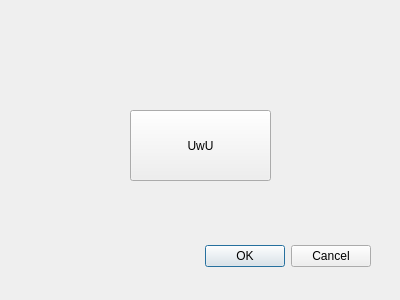
<?xml version="1.0" encoding="UTF-8"?>
<ui version="4.0">
 <class>Dialog</class>
 <widget class="QDialog" name="Dialog">
  <property name="geometry">
   <rect>
    <x>0</x>
    <y>0</y>
    <width>400</width>
    <height>300</height>
   </rect>
  </property>
  <property name="windowTitle">
   <string>Dialog</string>
  </property>
  <widget class="QDialogButtonBox" name="buttonBox">
   <property name="geometry">
    <rect>
     <x>30</x>
     <y>240</y>
     <width>341</width>
     <height>32</height>
    </rect>
   </property>
   <property name="orientation">
    <enum>Qt::Horizontal</enum>
   </property>
   <property name="standardButtons">
    <set>QDialogButtonBox::Cancel|QDialogButtonBox::Ok</set>
   </property>
  </widget>
  <widget class="QPushButton" name="Boton1">
   <property name="geometry">
    <rect>
     <x>130</x>
     <y>110</y>
     <width>141</width>
     <height>71</height>
    </rect>
   </property>
   <property name="text">
    <string>UwU</string>
   </property>
  </widget>
 </widget>
 <resources/>
 <connections>
  <connection>
   <sender>buttonBox</sender>
   <signal>accepted()</signal>
   <receiver>Dialog</receiver>
   <slot>accept()</slot>
   <hints>
    <hint type="sourcelabel">
     <x>248</x>
     <y>254</y>
    </hint>
    <hint type="destinationlabel">
     <x>157</x>
     <y>274</y>
    </hint>
   </hints>
  </connection>
  <connection>
   <sender>buttonBox</sender>
   <signal>rejected()</signal>
   <receiver>Dialog</receiver>
   <slot>reject()</slot>
   <hints>
    <hint type="sourcelabel">
     <x>316</x>
     <y>260</y>
    </hint>
    <hint type="destinationlabel">
     <x>286</x>
     <y>274</y>
    </hint>
   </hints>
  </connection>
 </connections>
</ui>
